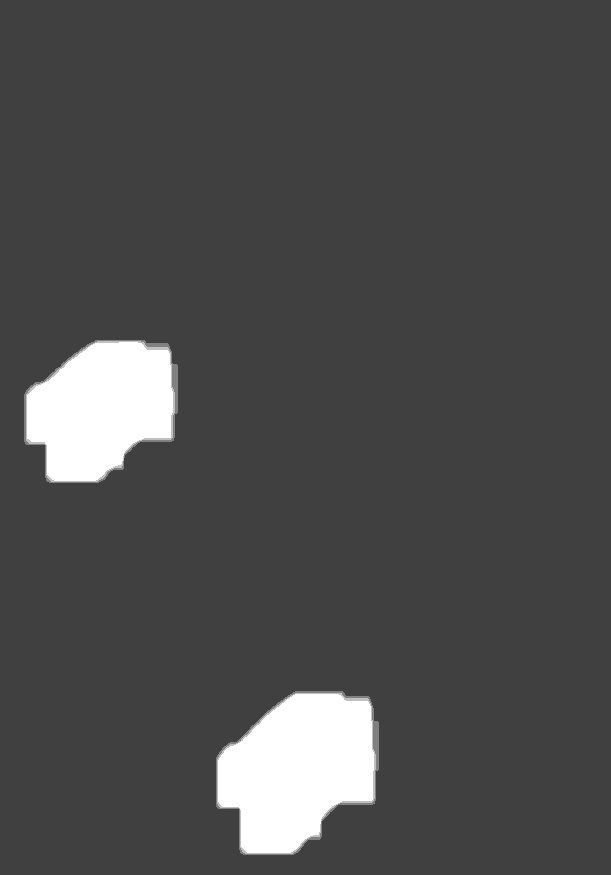
#> input picture H_dj_task/afsdffdsds.jpg, 611 x 875 px
$ python dot.py
#> lines starting #> are read from the running program, lines starting #| are printed output that depends on the picture; after the words box and inside, x2 and y2 are one past the last pixel; in counts of white or black regions, pixels touching at a corner belong together

import numpy as np
import cv2
from imutils import contours
from skimage import measure
import numpy as np
import argparse
import imutils
# reading the image in grayscale mode
gray = cv2.imread('afsdffdsds.jpg', 0)
#> gray is the input picture: shape (875, 611); min 57, max 255, mean 76.3

# threshold
th, threshed = cv2.threshold(gray, 100, 255,
                             cv2.THRESH_BINARY | cv2.THRESH_OTSU)
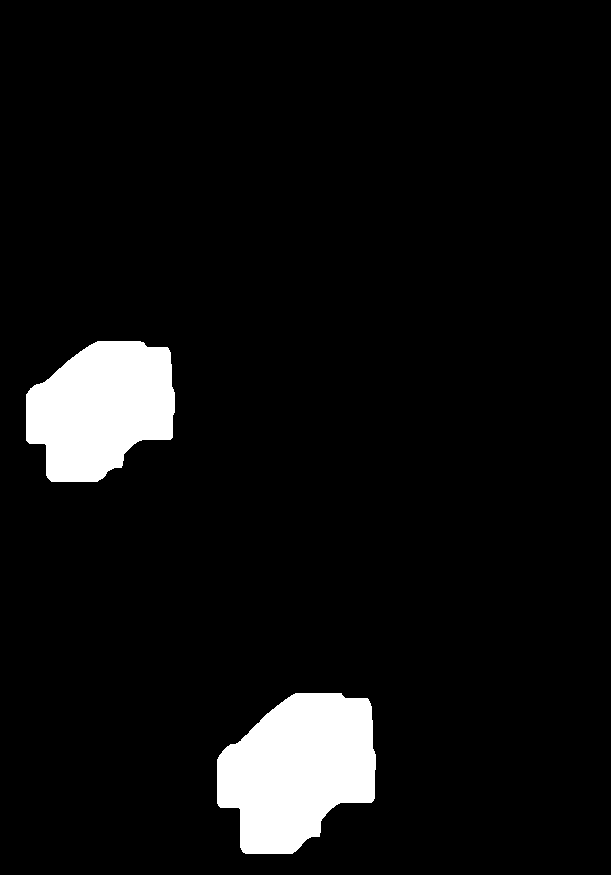
#> threshed: shape (875, 611); 6.4% white; 2 white regions
#> th = 134

# findcontours
cnts = cv2.findContours(threshed, cv2.RETR_LIST,
                        cv2.CHAIN_APPROX_SIMPLE)[-2]
#> cnts = 2 contours; box (x1, y1, x2, y2) and area: (217, 693, 376, 854) 18412, (26, 341, 175, 482) 15484
# filter by area
s1 = 3
s2 = 20
xcnts = []
df = 0
for cnt in cnts:
    if s1 < cv2.contourArea(cnt):
        df = df+1
        xcnts.append(cnt)
#> this loop made 2 passes
#> df on passes 1 to 2: 1, 2
#> after the loop, df = 2; xcnts has the same summary as cnts
print("Images found ->",df)
#| Images found -> 2
